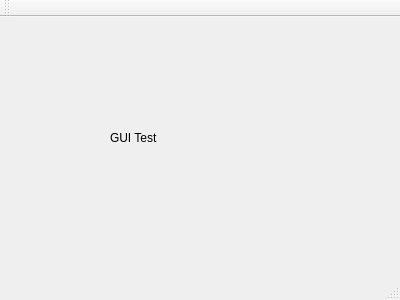
<?xml version="1.0" encoding="UTF-8"?>
<ui version="4.0">
 <class>MainWindow</class>
 <widget class="QMainWindow" name="MainWindow">
  <property name="geometry">
   <rect>
    <x>0</x>
    <y>0</y>
    <width>400</width>
    <height>300</height>
   </rect>
  </property>
  <property name="windowTitle">
   <string>MainWindow</string>
  </property>
  <widget class="QWidget" name="centralWidget">
   <widget class="QLabel" name="label">
    <property name="geometry">
     <rect>
      <x>110</x>
      <y>90</y>
      <width>141</width>
      <height>61</height>
     </rect>
    </property>
    <property name="text">
     <string>GUI Test</string>
    </property>
   </widget>
  </widget>
  <widget class="QMenuBar" name="menuBar">
   <property name="geometry">
    <rect>
     <x>0</x>
     <y>0</y>
     <width>400</width>
     <height>21</height>
    </rect>
   </property>
  </widget>
  <widget class="QToolBar" name="mainToolBar">
   <attribute name="toolBarArea">
    <enum>TopToolBarArea</enum>
   </attribute>
   <attribute name="toolBarBreak">
    <bool>false</bool>
   </attribute>
  </widget>
  <widget class="QStatusBar" name="statusBar"/>
 </widget>
 <layoutdefault spacing="6" margin="11"/>
 <resources/>
 <connections/>
</ui>
